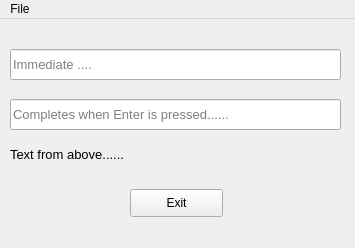
<?xml version="1.0" encoding="UTF-8"?>
<ui version="4.0">
 <class>mainWindow</class>
 <widget class="QMainWindow" name="mainWindow">
  <property name="geometry">
   <rect>
    <x>0</x>
    <y>0</y>
    <width>355</width>
    <height>248</height>
   </rect>
  </property>
  <property name="windowTitle">
   <string>Binding Text to a label</string>
  </property>
  <widget class="QWidget" name="centralwidget">
   <widget class="QPushButton" name="btnExit">
    <property name="geometry">
     <rect>
      <x>130</x>
      <y>170</y>
      <width>93</width>
      <height>28</height>
     </rect>
    </property>
    <property name="text">
     <string>Exit</string>
    </property>
   </widget>
   <widget class="QLabel" name="lblOutput">
    <property name="geometry">
     <rect>
      <x>10</x>
      <y>120</y>
      <width>331</width>
      <height>31</height>
     </rect>
    </property>
    <property name="font">
     <font>
      <pointsize>10</pointsize>
     </font>
    </property>
    <property name="text">
     <string>Text from above......</string>
    </property>
   </widget>
   <widget class="QLineEdit" name="txtInput">
    <property name="geometry">
     <rect>
      <x>10</x>
      <y>30</y>
      <width>331</width>
      <height>31</height>
     </rect>
    </property>
    <property name="font">
     <font>
      <pointsize>10</pointsize>
     </font>
    </property>
    <property name="text">
     <string/>
    </property>
    <property name="placeholderText">
     <string>Immediate ....</string>
    </property>
   </widget>
   <widget class="QLineEdit" name="txtInput_2">
    <property name="geometry">
     <rect>
      <x>10</x>
      <y>80</y>
      <width>331</width>
      <height>31</height>
     </rect>
    </property>
    <property name="font">
     <font>
      <pointsize>10</pointsize>
     </font>
    </property>
    <property name="text">
     <string/>
    </property>
    <property name="placeholderText">
     <string>Completes when Enter is pressed......</string>
    </property>
   </widget>
  </widget>
  <widget class="QMenuBar" name="menubar">
   <property name="geometry">
    <rect>
     <x>0</x>
     <y>0</y>
     <width>355</width>
     <height>26</height>
    </rect>
   </property>
   <widget class="QMenu" name="menuFile">
    <property name="title">
     <string>File</string>
    </property>
    <addaction name="actExit"/>
   </widget>
   <addaction name="menuFile"/>
  </widget>
  <action name="actExit">
   <property name="text">
    <string>Exit</string>
   </property>
  </action>
 </widget>
 <resources/>
 <connections/>
</ui>
